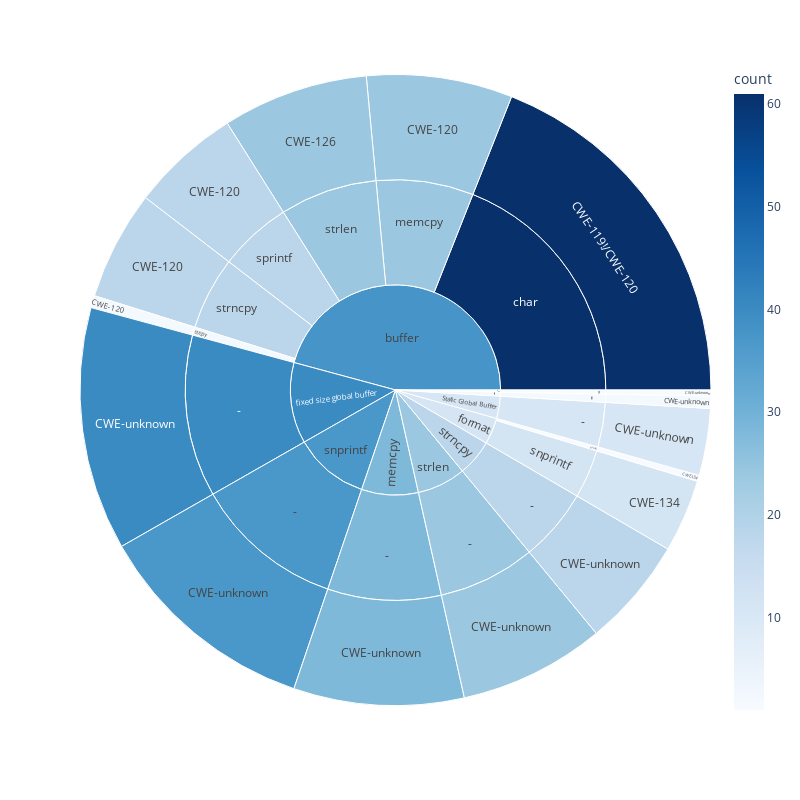

Source (notebook cell):
### Markdown cell above
### Plotting subburset plot from the frequency of category, name and cwe types.

### Code cell
dfplt = dfs[['category', 'name', 'cwe']].groupby(['category', 'name', 'cwe'], group_keys=False).size().reset_index(name='count')
fig = px.sunburst(dfplt, 
    path=['category', 'name', 'cwe'], 
    values='count', 
    color_continuous_scale='Blues',
    color='count',
)
# fig.write_image("figure/vul_statistics.pdf")
# fig.update_traces(hovertemplate='%{label}<br>%{customdata}')
fig.update_layout(
    autosize=False,
    width=800,
    height=800,)
fig.show()
# save the figure manually, the below code takes ages
# fig.write_image("../figure/vul_statistics.pdf")

### Figure 1 — Plotly figure (JSON) as saved in the notebook; plotly's stock layout.template omitted (floating-point values rounded to 4 significant figures)
{"data": [{"branchvalues": "total", "customdata": [[61], [24], [18], [2], [18], [24], [1], [12], [2], [11], [40], [28], [37], [1], [24], [18], [2], [11], [40], [28], [37], [1], [24], [18], [61], [24], [1], [12], [18], [2], [24], [18], [2], [11], [37.59], [40], [11.15], [28], [37], [1], [24], [18]], "domain": {"x": [0, 1], "y": [0, 1]}, "hovertemplate": "labels=%{label}<br>count_sum=%{value}<br>parent=%{parent}<br>id=%{id}<br>count=%{color}<extra></extra>", "ids": ["buffer/char/CWE-119!/CWE-120", "buffer/memcpy/CWE-120", "buffer/sprintf/CWE-120", "buffer/strcpy/CWE-120", "buffer/strncpy/CWE-120", "buffer/strlen/CWE-126", "format/printf/CWE-134", "format/snprintf/CWE-134", "-/-/CWE-unknown", "Static Global Buffer/-/CWE-unknown", "fixed size global buffer/-/CWE-unknown", "memcpy/-/CWE-unknown", "snprintf/-/CWE-unknown", "sprintf/-/CWE-unknown", "strlen/-/CWE-unknown", "strncpy/-/CWE-unknown", "-/-", "Static Global Buffer/-", "fixed size global buffer/-", "memcpy/-", "snprintf/-", "sprintf/-", "strlen/-", "strncpy/-", "buffer/char", "buffer/memcpy", "format/printf", "format/snprintf", "buffer/sprintf", "buffer/strcpy", "buffer/strlen", "buffer/strncpy", "-", "Static Global Buffer", "buffer", "fixed size global buffer", "format", "memcpy", "snprintf", "sprintf", "strlen", "strncpy"], "labels": ["CWE-119!/CWE-120", "CWE-120", "CWE-120", "CWE-120", "CWE-120", "CWE-126", "CWE-134", "CWE-134", "CWE-unknown", "CWE-unknown", "CWE-unknown", "CWE-unknown", "CWE-unknown", "CWE-unknown", "CWE-unknown", "CWE-unknown", "-", "-", "-", "-", "-", "-", "-", "-", "char", "memcpy", "printf", "snprintf", "sprintf", "strcpy", "strlen", "strncpy", "-", "Static Global Buffer", "buffer", "fixed size global buffer", "format", "memcpy", "snprintf", "sprintf", "strlen", "strncpy"], "marker": {"coloraxis": "coloraxis", "colors": [61, 24, 18, 2, 18, 24, 1, 12, 2, 11, 40, 28, 37, 1, 24, 18, 2, 11, 40, 28, 37, 1, 24, 18, 61, 24, 1, 12, 18, 2, 24, 18, 2, 11, 37.59, 40, 11.15, 28, 37, 1, 24, 18]}, "name": "", "parents": ["buffer/char", "buffer/memcpy", "buffer/sprintf", "buffer/strcpy", "buffer/strncpy", "buffer/strlen", "format/printf", "format/snprintf", "-/-", "Static Global Buffer/-", "fixed size global buffer/-", "memcpy/-", "snprintf/-", "sprintf/-", "strlen/-", "strncpy/-", "-", "Static Global Buffer", "fixed size global buffer", "memcpy", "snprintf", "sprintf", "strlen", "strncpy", "buffer", "buffer", "format", "format", "buffer", "buffer", "buffer", "buffer", "", "", "", "", "", "", "", "", "", ""], "type": "sunburst", "values": [61, 24, 18, 2, 18, 24, 1, 12, 2, 11, 40, 28, 37, 1, 24, 18, 2, 11, 40, 28, 37, 1, 24, 18, 61, 24, 1, 12, 18, 2, 24, 18, 2, 11, 147, 40, 13, 28, 37, 1, 24, 18]}], "layout": {"autosize": false, "coloraxis": {"colorbar": {"title": {"text": "count"}}, "colorscale": [[0, "rgb(247,251,255)"], [0.125, "rgb(222,235,247)"], [0.25, "rgb(198,219,239)"], [0.375, "rgb(158,202,225)"], [0.5, "rgb(107,174,214)"], [0.625, "rgb(66,146,198)"], [0.75, "rgb(33,113,181)"], [0.875, "rgb(8,81,156)"], [1, "rgb(8,48,107)"]]}, "height": 800, "legend": {"tracegroupgap": 0}, "margin": {"t": 60}, "width": 800}}
